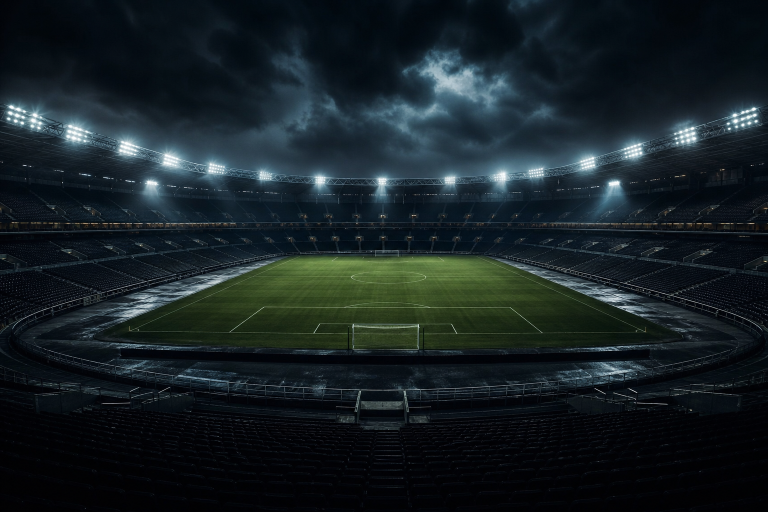
#> input picture assets_gen/hero_stadium.png, 1536 x 1024 px (shown at 1/2 size)
$ python gen_assets.py
#> lines starting #> are read from the running program, lines starting #| are printed output that depends on the picture
#!/usr/bin/env python3
"""Sinh visual assets chuẩn brand (flat, tối, xanh lá) bằng PIL — chạy lại được."""
import os
from PIL import Image, ImageDraw, ImageFont, ImageFilter

ROOT = os.path.dirname(os.path.dirname(os.path.abspath(__file__)))
RES = os.path.join(ROOT, "app", "src", "main", "res")
GEN = os.path.join(ROOT, "assets_gen")

BRAND = (0, 230, 118, 255)
BG = (7, 11, 16, 255)
BG2 = (13, 19, 27, 255)
SS = 4  # supersample


def font(sz, bold=True):
    for p in (os.path.join(RES, "font", "bebas_neue.ttf"), os.path.join(RES, "font", "oswald.ttf")):
        try:
            return ImageFont.truetype(p, sz)
        except Exception:
            continue
    return ImageFont.load_default()


def draw_mark(d, cx, cy, r, lw, color=BRAND):
    """2 cung phát sóng + tam giác play (hướng PHẢI)."""
    import math
    # cung trái / phải (góc -50..50 độ quanh tâm)
    for sgn in (-1, 1):
        bbox = [cx - r, cy - r, cx + r, cy + r]
        if sgn < 0:
            d.arc(bbox, start=140, end=220, fill=color, width=lw)
        else:
            d.arc(bbox, start=-40, end=40, fill=color, width=lw)
    # tam giác play
    tr = r * 0.52
    p = [(cx - tr * 0.72, cy - tr), (cx - tr * 0.72, cy + tr), (cx + tr * 0.95, cy)]
    d.polygon(p, fill=color)


def rounded_mask(size, radius):
    m = Image.new("L", size, 0)
    dm = ImageDraw.Draw(m)
    dm.rounded_rectangle([0, 0, size[0] - 1, size[1] - 1], radius=radius, fill=255)
    return m


def legacy_icon(px, path):
    s = px * SS
    img = Image.new("RGBA", (s, s), (0, 0, 0, 0))
    d = ImageDraw.Draw(img)
    rad = int(s * 0.22)
    # nền gradient chéo tối
    base = Image.new("RGBA", (s, s), BG)
    g = Image.new("L", (s, s), 0)
    dg = ImageDraw.Draw(g)
    for y in range(s):
        v = int(255 * y / s)
        dg.line([(0, y), (s, y)], fill=v)
    grad = Image.new("RGBA", (s, s), BG2)
    base = Image.composite(grad, base, g.point(lambda v: v // 3))
    img.paste(base, (0, 0), rounded_mask((s, s), rad))
    d = ImageDraw.Draw(img)
    draw_mark(d, s / 2, s / 2, s * 0.30, max(2, int(s * 0.055)))
    img = img.resize((px, px), Image.LANCZOS)
    img.save(path)


def adaptive_foreground():
    """vector drawable foreground 108dp: mark ở vùng an toàn."""
    xml = '''<?xml version="1.0" encoding="utf-8"?>
<vector xmlns:android="http://schemas.android.com/apk/res/android"
    android:width="108dp" android:height="108dp"
    android:viewportWidth="108" android:viewportHeight="108">
    <path android:pathData="M38.6,38.2 a21.5,21.5 0 0 1 0,31.6"
        android:strokeColor="#00E676" android:strokeWidth="4.6" android:strokeLineCap="round" android:fillColor="#00000000"/>
    <path android:path="M69.4,38.2 a21.5,21.5 0 0 0 0,31.6"
        android:strokeColor="#00E676" android:strokeWidth="4.6" android:strokeLineCap="round" android:fillColor="#00000000"/>
    <path android:pathData="M47.5,45.5 L66.5,54 L47.5,62.5 Z" android:fillColor="#00E676"/>
</vector>
'''
    # sửa lỗi thuộc tính (pathData cho cả 3)
    xml = xml.replace('android:path="M69.4', 'android:pathData="M69.4')
    with open(os.path.join(RES, "drawable", "ic_launcher_foreground.xml"), "w") as f:
        f.write(xml)


def banner():
    """TV banner 320x180 (xhdpi) — logo + wordmark, nền tối gradient."""
    w, h = 320 * 2, 180 * 2
    img = Image.new("RGBA", (w, h), BG)
    d = ImageDraw.Draw(img)
    g = Image.new("L", (w, h), 0)
    dg = ImageDraw.Draw(g)
    for x in range(w):
        dg.line([(x, 0), (x, h)], fill=int(120 * x / w))
    img = Image.composite(Image.new("RGBA", (w, h), BG2), img, g)
    d = ImageDraw.Draw(img)
    # vệt sáng xanh mờ góc phải
    glow = Image.new("RGBA", (w, h), (0, 0, 0, 0))
    dg2 = ImageDraw.Draw(glow)
    dg2.ellipse([w * 0.55, -h * 0.6, w * 1.35, h * 0.9], fill=(0, 230, 118, 26))
    glow = glow.filter(ImageFilter.GaussianBlur(60))
    img = Image.alpha_composite(img, glow)
    d = ImageDraw.Draw(img)
    draw_mark(d, h * 0.5, h * 0.5, h * 0.27, int(h * 0.05))
    x0 = h * 0.84
    avail = w - x0 - h * 0.10
    size = int(h * 0.34)
    f1 = font(size)
    while d.textlength("KENH LIVE", font=f1) > avail and size > 20:
        size -= 4
        f1 = font(size)
    d.text((x0, h * 0.50 - size * 0.62), "KENH LIVE", font=f1, fill=(248, 250, 252, 255))
    s2 = int(h * 0.115)
    f2 = font(s2)
    while d.textlength("BONG DA TRUC TIEP", font=f2) > avail and s2 > 10:
        s2 -= 2
        f2 = font(s2)
    d.text((x0 + h * 0.02, h * 0.50 + size * 0.42), "BONG DA TRUC TIEP", font=f2, fill=(0, 230, 118, 255))
    img = img.resize((320, 180), Image.LANCZOS)
    img.convert("RGB").save(os.path.join(RES, "drawable-nodpi", "banner.png"))
    img.convert("RGB").save(os.path.join(RES, "drawable", "banner.png"))


def fit_jpg(src, dst, w, h, q=82):
    im = Image.open(src).convert("RGB")
    # cover-crop
    sw, sh = im.size
    scale = max(w / sw, h / sh)
    im = im.resize((int(sw * scale), int(sh * scale)), Image.LANCZOS)
    sw, sh = im.size
    im = im.crop(((sw - w) // 2, (sh - h) // 2, (sw - w) // 2 + w, (sh - h) // 2 + h))
    im.save(dst, quality=q, optimize=True, progressive=True)


def main():
    dens = {"mdpi": 48, "hdpi": 72, "xhdpi": 96, "xxhdpi": 144, "xxxhdpi": 192}
    for d, px in dens.items():
        p = os.path.join(RES, f"mipmap-{d}")
        os.makedirs(p, exist_ok=True)
        legacy_icon(px, os.path.join(p, "ic_launcher.png"))
#> this loop made 5 passes
#> pass 1, in legacy_icon, `base = Image.new("RGBA", (s, s), BG)`:
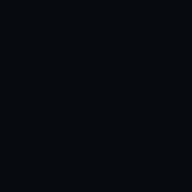
#> base: PIL image 192x192 RGBA; mean R, G, B, A 7, 11, 16, 255
    adaptive_foreground()
    banner()
#> in banner, `g = Image.new("L", (w, h), 0)`: g: PIL image 640x360 L; every value is 0
#> in banner, `glow = Image.new("RGBA", (w, h), (0, 0, 0, 0))`: glow: PIL image 640x360 RGBA; every value is 0
#> in banner, `glow = glow.filter(ImageFilter.GaussianBlur(60))`:
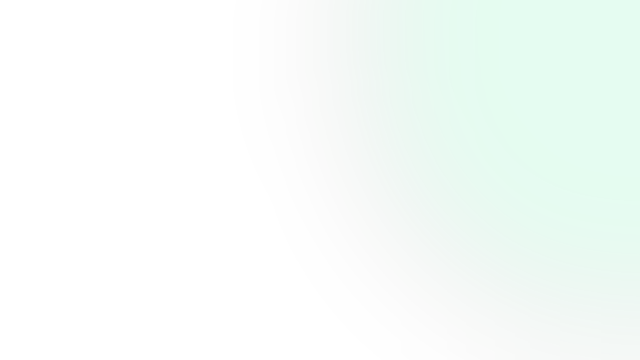
#> glow: PIL image 640x360 RGBA; mean R, G, B, A 0, 77.5, 39.7, 8.8; transparent parts drawn white
#> in banner, `img = Image.alpha_composite(img, glow)`:
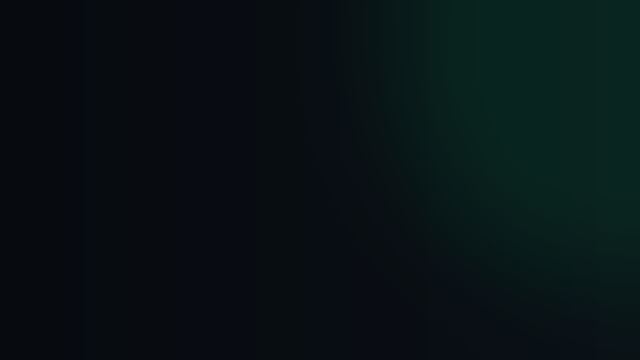
#> img: PIL image 640x360 RGBA; mean R, G, B, A 8.1, 18.7, 21.1, 255
#> the loop in banner, `while d.textlength("KENH LIVE", font=f1) > avail and size > 20:` made 17 passes
#> size on passes 1 to 12: 118, 114, 110, 106, 102, 98, 94, 90, 86, 82, 78, 74
#> after the loop in banner, `while d.textlength("KENH LIVE", font=f1) > avail and size > 20:`: size = 54
#> the loop in banner, `while d.textlength("BONG DA TRUC TIEP", font=f2) > avail and s2 > 10:` made 6 passes
#> s2 on passes 1 to 6: 39, 37, 35, 33, 31, 29
#> after the loop in banner, `while d.textlength("BONG DA TRUC TIEP", font=f2) > avail and s2 > 10:`: s2 = 29
    nodpi = os.path.join(RES, "drawable-nodpi")
    os.makedirs(nodpi, exist_ok=True)
    fit_jpg(os.path.join(GEN, "hero_stadium.png"), os.path.join(nodpi, "hero_fallback.jpg"), 1280, 720)
#> in fit_jpg, im is the input picture: PIL image 1536x1024 RGB; mean R, G, B 22.6, 32.7, 36.4
#> in fit_jpg, `im = im.crop(((sw - w) // 2, (sh - h) // 2, (sw - w) // 2 + w, (sh - h..`:
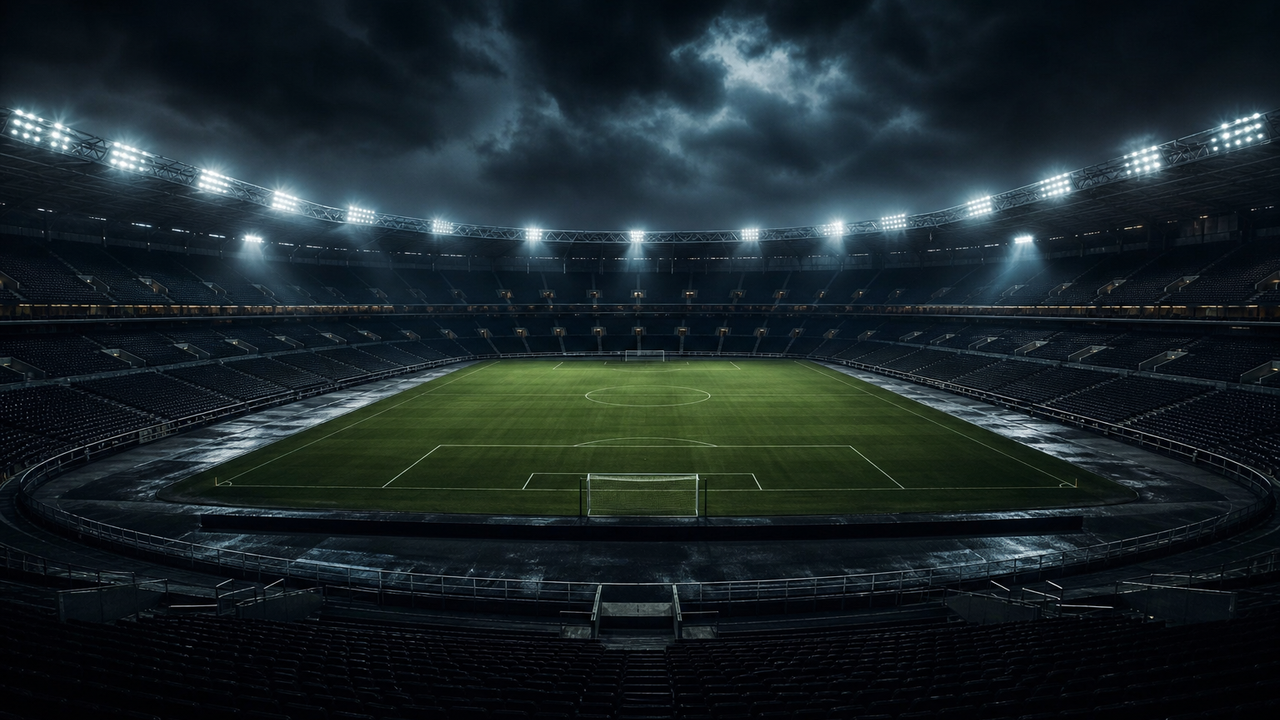
#> im: PIL image 1280x720 RGB; mean R, G, B 26.1, 37.2, 40.7
    fit_jpg(os.path.join(GEN, "empty_stadium.png"), os.path.join(nodpi, "empty_schedule.jpg"), 800, 480)
#> call 2 of fit_jpg, with src = 'assets_gen/empty_stadium.png', w = 800, h = 480, q = 82
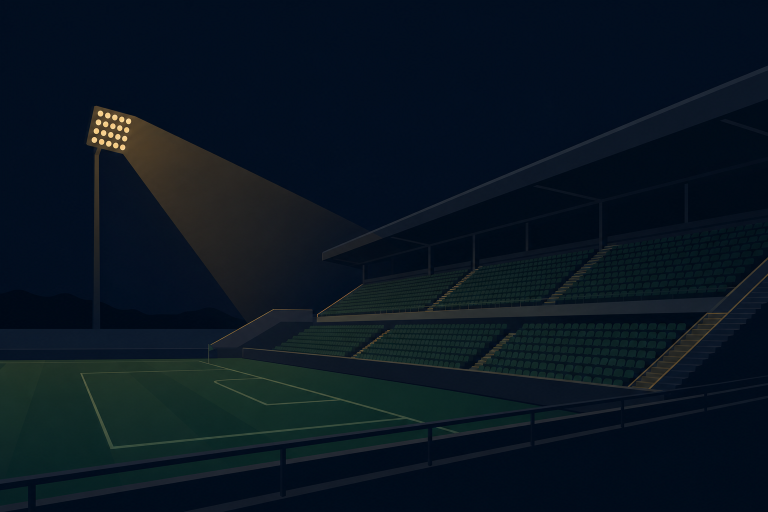
#> input picture assets_gen/empty_stadium.png, 1536 x 1024 px (shown at 1/2 size)
#> in fit_jpg, im is the input picture: PIL image 1536x1024 RGB; mean R, G, B 9.3, 21.3, 32.1
    fit_jpg(os.path.join(GEN, "empty_search.png"), os.path.join(nodpi, "empty_search.jpg"), 800, 480)
#> call 3 of fit_jpg, with src = 'assets_gen/empty_search.png', w = 800, h = 480, q = 82
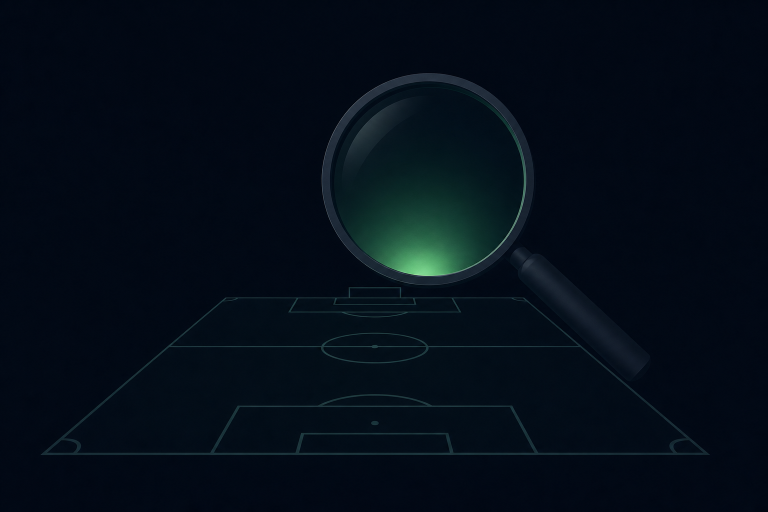
#> input picture assets_gen/empty_search.png, 1536 x 1024 px (shown at 1/2 size)
#> in fit_jpg, im is the input picture: PIL image 1536x1024 RGB; mean R, G, B 3.7, 13.1, 23.6
#> in fit_jpg (call 3), `im = im.crop(((sw - w) // 2, (sh - h) // 2, (sw - w) // 2 + w, (sh - h..`:
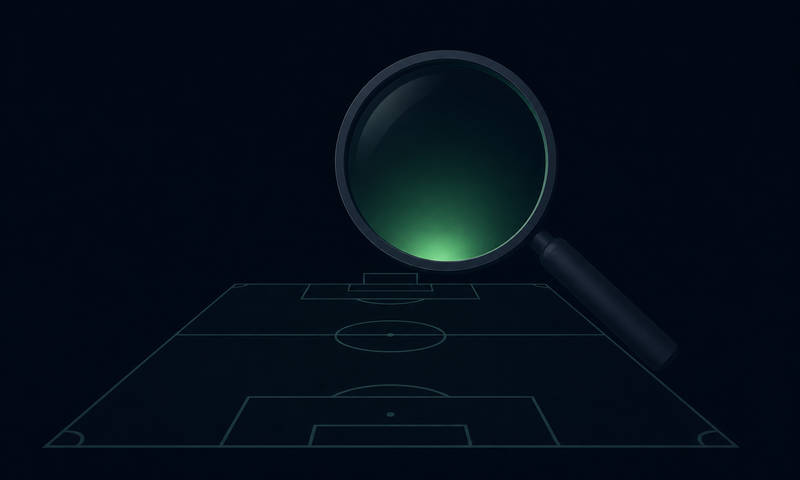
#> im: PIL image 800x480 RGB; mean R, G, B 4, 13.6, 24
    print("assets generated")


if __name__ == "__main__":
    main()
